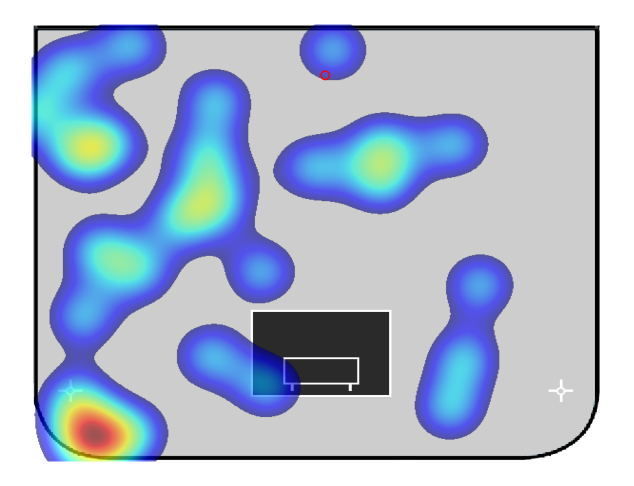
#> input picture Images/sd.png, 1267 x 972 px (shown at 1/2 size); its folder holds only this picture in this run
$ python -i shot_zone_overlay.py   (imports and definitions only)
#> lines starting #> are read from the running program, lines starting #| are printed output that depends on the picture
#> further down, picture is the input picture: PIL image 1267x972 RGBA; mean R, G, B, A 170.5, 183.7, 206.8, 255
from __future__ import annotations

from pathlib import Path
from tkinter import messagebox

from PIL import Image, ImageEnhance

from app_paths import ASSETS_DIR

# [1 line that did not run here, left out]
# [1 line that did not run here, left out]
SHOT_ZONE_IMAGE_EXTENSIONS = (".png", ".jpg", ".jpeg", ".webp")
SHOT_ZONE_DEFAULT_ALPHA = 0.62
SHOT_ZONE_PREFERRED_FILENAME = "Danger Zones.png"
SHOT_ZONE_FALLBACK_FILENAME = "xG Bild.png"


# [35 lines left out: functions _candidate_directories, _find_named_image, _find_first_supported_image, _find_shot_zone_image, not called in this run]


def _target_size(app) -> tuple[int, int] | None:
    return getattr(app, "img_size", None)


def _make_transparent(image: Image.Image, alpha: float = SHOT_ZONE_DEFAULT_ALPHA) -> Image.Image:
#> called with alpha = 0.62
    image = image.convert("RGBA")
    r, g, b, a = image.split()
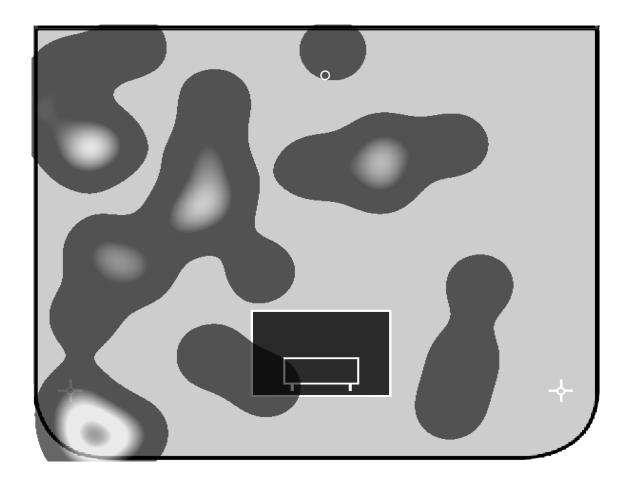
#> r: PIL image 1267x972 L (shown at 1/2 size); min 0, max 255, mean 170.5
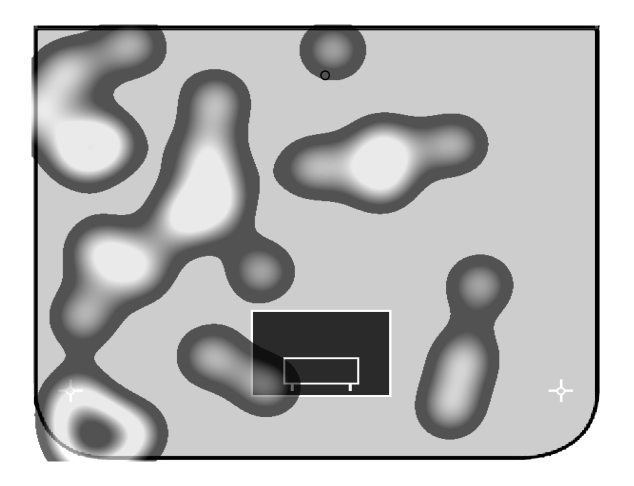
#> g: PIL image 1267x972 L (shown at 1/2 size); min 0, max 255, mean 183.7
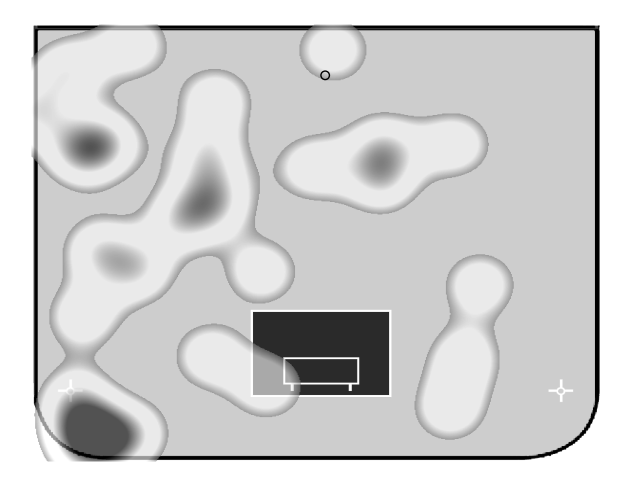
#> b: PIL image 1267x972 L (shown at 1/2 size); min 0, max 255, mean 206.8
#> a: PIL image 1267x972 L; every value is 255
    a = ImageEnhance.Brightness(a).enhance(alpha)
#> a: PIL image 1267x972 L; every value is 158
    image.putalpha(a)
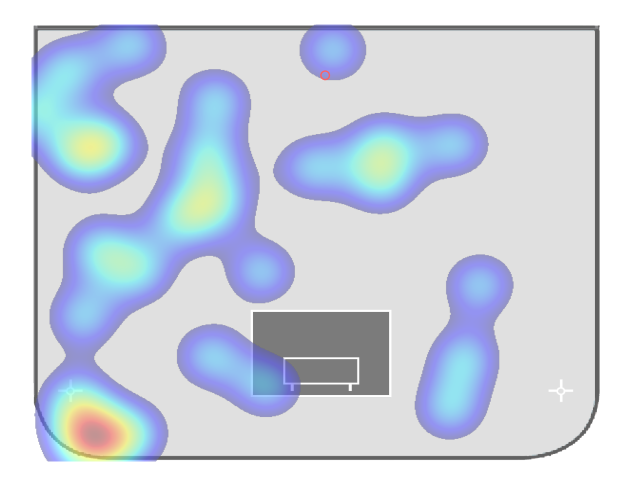
#> image: PIL image 1267x972 RGBA (shown at 1/2 size); mean R, G, B, A 170.5, 183.7, 206.8, 158; transparent parts drawn white
    return image


def _prepare_danger_zone_overlay(image: Image.Image) -> Image.Image:
    # Preserve the Photoshop asset exactly. Only apply transparency.
    return _make_transparent(image)


# [20 lines left out: function load_shot_zone_overlay, not called in this run]


def shot_zone_overlay_enabled(app) -> bool:
    return bool(getattr(app, "show_shot_zone_overlay", None) and app.show_shot_zone_overlay.get())


# [17 lines left out: function toggle_shot_zone_overlay, not called in this run]

>>> from PIL import Image
>>> picture = Image.open('../Images/sd.png')
>>> result = _make_transparent(picture)
